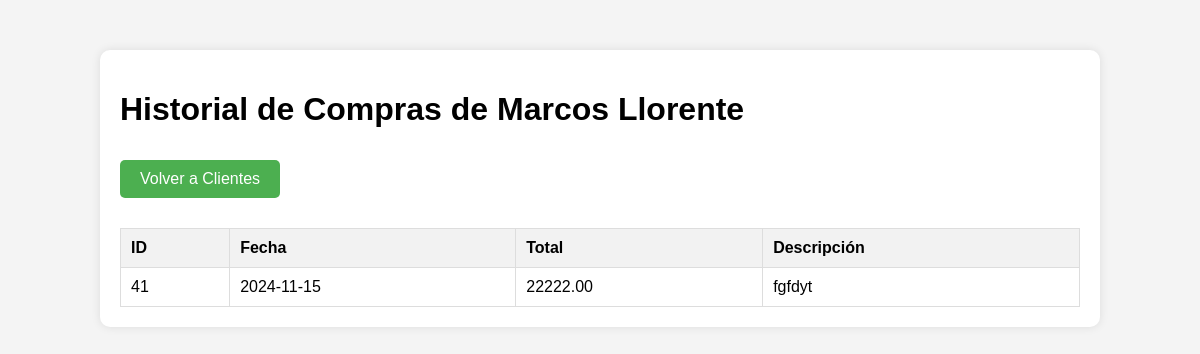
/controladores/historial_com.php?client_id=35, run on an earlier commit of the app's database.
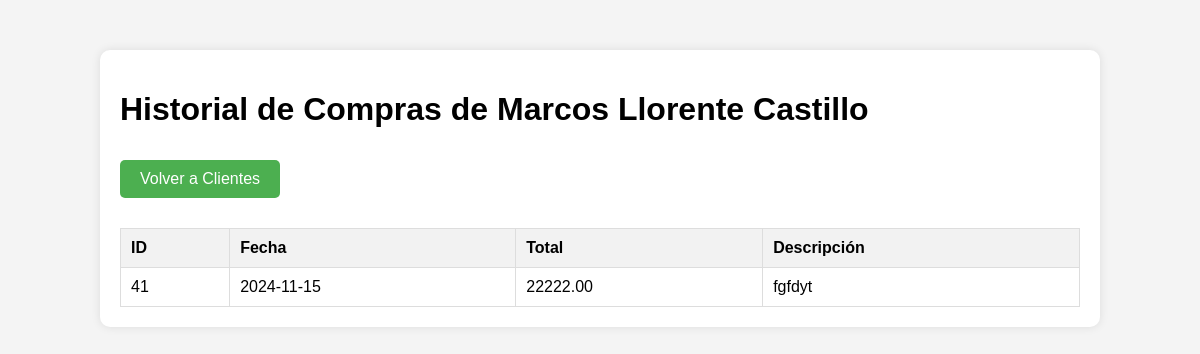
And on a later commit of the database.
### tables this page shows
CREATE TABLE `clientes` (
  `id` int(11) NOT NULL,
  `numero_identificacion` varchar(30) NOT NULL,
  `nombre` varchar(100) DEFAULT NULL,
  `direccion` varchar(255) DEFAULT NULL,
  `telefono` varchar(15) DEFAULT NULL,
  `correo` varchar(30) NOT NULL,
  `estado` tinyint(1) DEFAULT 1
);

### controladores/historial_com.php (the view, shortened to what this page needs)
<?php
include "conexions.php";
$clientId = isset($_GET['client_id']) ? intval($_GET['client_id']) : 0;
$error = '';
if ($clientId > 0) {
    $stmtClient = $pdo->prepare('SELECT * FROM clientes WHERE id = ?');
    $stmtClient->execute([$clientId]);
    $client = $stmtClient->fetch();
    if ($client) {
        $stmtPurchases = $pdo->prepare('SELECT * FROM ventas WHERE cliente_id = ?');
        $stmtPurchases->execute([$clientId]);
        $purchases = $stmtPurchases->fetchAll();
    } else {
        $error = "Cliente no encontrado.";
    }
} else {
    $error = "ID de cliente no válido.";
}
?>
<!DOCTYPE html>
<html lang="en">
<head>
</head>
<body>
    <div class="container">
        <?php if ($error): ?>
            <p><?php echo htmlspecialchars($error); ?></p>
            <a href="../client.php" class="button">Volver a Clientes</a>
        <?php else: ?>
            <h1>Historial de Compras de <?php echo htmlspecialchars($client['nombre']); ?></h1>
            <a href="../vendedor/client.php" class="button">Volver a Clientes</a>
            <?php if ($purchases): ?>
                <table>
                    <tr>
                        <th>ID</th>
                        <th>Fecha</th>
                        <th>Total</th>
                        <th>Descripción</th>
                    </tr>
                    <?php foreach ($purchases as $purchase): ?>
                        <tr>
                            <td><?php echo htmlspecialchars($purchase['producto_vendido_id']); ?></td>
                            <td><?php echo htmlspecialchars($purchase['fecha_venta']); ?></td>
                            <td><?php echo htmlspecialchars($purchase['total']); ?></td>
                            <td><?php echo htmlspecialchars($purchase['descripcion_venta']); ?></td>
                        </tr>
                    <?php endforeach; ?>
                </table>
            <?php else: ?>
                <p>No hay compras registradas para este cliente.</p>
            <?php endif; ?>
        <?php endif; ?>
    </div>
</body>
</html>

What changed in the data, as far as the page shows it:
changed clientes: nombre "Marcos Llorente" → "Marcos Llorente Castillo"
